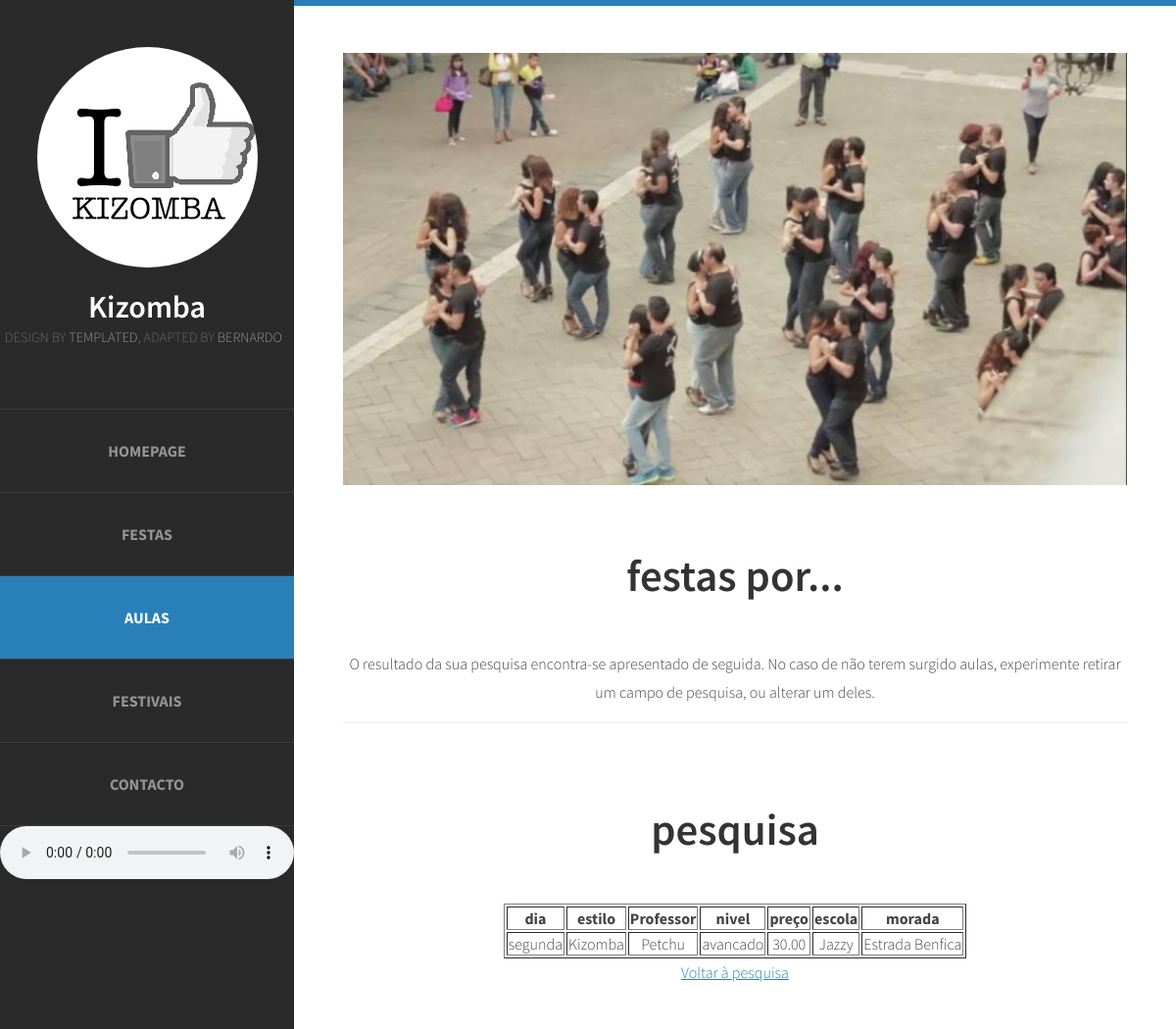
Page /aulas_result.php?dia_semana=segunda on the committed database.
### tables this page shows
create table aula(
	nome_escola varchar(255),
	nome_prof varchar(255),
	dia_semana varchar(255),
	estilo varchar(255),
	preco decimal(5,2),
	nivel varchar(255),
	primary key(nome_escola, nome_prof),
	foreign key(nome_escola) references Escola_danca(nome),
	foreign key(nome_prof) references Professor(nome));

create table Escola_danca(
	nome varchar(255),
	morada varchar(255),
	cidade varchar(255),
	primary key(nome));

### web/aulas_result.php (the view, shortened to what this page needs)
<!DOCTYPE html PUBLIC "-//W3C//DTD XHTML 1.0 Strict//EN" "http://www.w3.org/TR/xhtml1/DTD/xhtml1-strict.dtd">
<html xmlns="http://www.w3.org/1999/xhtml">
<head>
<link href="default.css" rel="stylesheet" type="text/css" media="all" />
<link href="fonts.css" rel="stylesheet" type="text/css" media="all" />
</head>
<body>
<div id="page" class="container">
	<div id="header">
		<div id="logo">
			<img src="images.png" alt="" />
			<h1><a href="#">Kizomba</a></h1>
			<span>Design by <a href="http://templated.co" rel="nofollow">TEMPLATED</a>, adapted by <a href="https://pt.linkedin.com/in/bernardo-gomes-759391b5" rel="nofollow">Bernardo</a></span>
		</div>
		<div id="menu">
			<ul>
				<li><a href="index.php" accesskey="1" title="">Homepage</a></li>
				<li><a href="festas.php" accesskey="2" title="">Festas</a></li>
				<li class="current_page_item"><a href="aulas.php" accesskey="3" title="">Aulas</a></li>
				<li><a href="festivais.php" accesskey="4" title="">Festivais</a></li>
				<li><a href="contact.html" accesskey="5" title="">Contacto</a></li>
				<li>
					<audio controls>
						<source src="my_plylist.mp3" type="audio/mpeg">
					</audio>
				</li>
			</ul>
		</div>
	</div>
	<div id="main">
		<div id="banner">
			<img src="flashmob.jpg" alt="" class="image-full" />
		</div>
		<div id="welcome">
			<div class="title">
				<h2>Festas por...</h2>
			</div>
			<p>O resultado da sua pesquisa encontra-se apresentado de seguida. No caso de não terem surgido aulas, experimente retirar um campo de pesquisa, ou alterar um deles.</p>
		</div>
		<div id="featured">
			<div class="title">
				<h2>Pesquisa</h2>
			</div>
				<?php
					$host = "db.ist.utl.pt";
					$user = "ist175573";
					$pass = "swex6595";
					$dsn = "mysql:host=$host;dbname=$user";
					try
					{
						$connection = new PDO($dsn, $user, $pass);
					}
					catch(PDOException $exception)
					{
						echo("<p>Error: ");
						echo($exception->getMessage());
						echo("</p>");
						exit();
					}
					$dia=$_REQUEST['dia_semana'];
					$estilo=$_REQUEST['estilo'];
					$cidade=$_REQUEST['local'];
					$prof=$_REQUEST['prof'];
					$nivel=$_REQUEST['nivel'];
					$sql="select a.dia_semana, a.estilo, a.nome_prof, a.nivel, a.preco, e.nome, e.morada
							from aula as a, Professor as p, Escola_danca as e
						where a.dia_semana like '%$dia%'
						and a.estilo like '%$estilo%'
						and a.nivel like '%$nivel%'
						and p.nome like '%$prof%'
						and e.cidade like '%$cidade%'
						and p.nome=a.nome_prof
						and a.nome_escola=e.nome;";
					$result = $connection->query($sql);
					$nrows= $result->rowCount();
					if($nrows!=0)
					{
						echo("<table border=\"1\" align=\"center\">");
						echo("<tr><td><strong>dia</strong></td><td><strong>estilo</strong></td><td><strong>Professor</strong></td><td><strong>nivel</strong></td><td><strong>preço</strong></td><td><strong>escola</strong></td><td><strong>morada</strong></td></tr>");
						foreach($result as $row)
						{
							echo("<tr><td>");
							echo($row['dia_semana']);
							echo("</td><td>");
							echo($row['estilo']);
							echo("</td><td>");
							echo($row['nome_prof']);
							echo("</td><td>");
							echo($row['nivel']);
							echo("</td><td>");
							echo($row['preco']);
							echo("</td><td>");
							echo($row['nome']);
							echo("</td><td>");
							echo($row['morada']);
							echo("</td></tr>");
						}
						echo("</table>");
					}
					else
					{
							echo("<p>Não há aulas com os requesitos pretendidos</p>");
					}
				?>
				<p><a href="aulas.php" accesskey="2" title="">Voltar à pesquisa</a></p>
			</div>
		</div>
	</div>
</body>
</html>

### web/default.css (style rules this page uses)
html, body { height: 100%; }
body { margin: 0px; padding: 0px; background: #202020; font-family: 'Source Sans Pro', sans-serif; font-size: 12pt; font-weight: 300; color: #444444; }
h1, h2, h3 { margin: 0; padding: 0; font-weight: 600; color: #333333; }
p, ol, ul { margin-top: 0; }
ol, ul { padding: 0; list-style: none; }
p { line-height: 180%; }
a { color: #2980b9; }
.container { overflow: hidden; margin: 0em auto; width: 1200px; }
.image-full { display: block; width: 100%; margin: 0 0 2em 0; }
.box1, .box2, .box3, { float: left; margin-right: 20px; }
.boxA, .boxB, { float: left; margin-right: 20px; }
.title { margin-bottom: 3em; }
.title h2 { text-transform: lowercase; font-size: 2.8em; }
#header { position: relative; float: left; width: 300px; padding: 3em 0em; }
#logo { text-align: center; margin-bottom: 4em; }
#logo h1 { display: block; }
#logo a { text-decoration: none; color: #FFF; }
#logo span { padding-right: 0.5em; text-transform: uppercase; font-size: 0.90em; color: rgba(255,255,255,0.3); }
#logo span a { color: rgba(255,255,255,0.5); }
#logo img { display: inline-block; margin-bottom: 1em; border-radius: 50%; }
#menu li { border-top: 1px solid rgba(255,255,255,0.08); }
#menu li a, #menu li span { display: block; padding: 2em 1.5em; text-align: center; text-decoration: none; text-transform: uppercase; font-weight: 700; color: rgba(255,255,255,0.5); }
#menu .current_page_item a { background: #2980b9; color: rgba(255,255,255,1); }
#banner { margin-bottom: 4em; }
#page { background: #2a2a2a; }
#main { overflow: hidden; float: right; width: 800px; padding: 3em 50px 5em 50px; background: #FFF; border-top: 6px solid #2980b9; text-align: center; }
#featured { overflow: hidden; margin-bottom: 3em; padding-top: 5em; border-top: 1px solid rgba(0,0,0,0.08); }

### rows in the picture
aula: dia_semana "segunda", estilo "Kizomba", nome_prof "Petchu", nivel "avancado", preco "30.00", nome_escola.nome "Jazzy", nome_escola.morada "Estrada Benfica"
